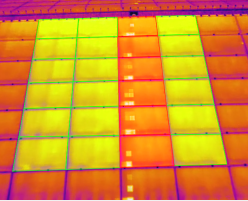
#> input picture hotspot3.png, 248 x 201 px
$ python hsvThresholding.py
#> lines starting #> are read from the running program, lines starting #| are printed output that depends on the picture; after the words box and inside, x2 and y2 are one past the last pixel; in counts of white or black regions, pixels touching at a corner belong together
import cv2 as cv
import numpy as np

def nothing(x):
    pass

cv.namedWindow("Tracking")
cv.createTrackbar('LH', 'Tracking', 0, 255, nothing)
#> slider 'LH' is set to 51
cv.createTrackbar('LS', 'Tracking', 0, 255, nothing)
#> slider 'LS' is set to 51
cv.createTrackbar('LV', 'Tracking', 0, 255, nothing)
#> slider 'LV' is set to 51
cv.createTrackbar('UH', 'Tracking', 255, 255, nothing)
cv.createTrackbar('US', 'Tracking', 255, 255, nothing)
cv.createTrackbar('UV', 'Tracking', 255, 255, nothing)

while True:
    frame = cv.imread('hotspot3.png')
#> frame is the input picture: shape (201, 248, 3); mean B, G, R 39.6, 144.3, 216.7

    hsv = cv.cvtColor(frame, cv.COLOR_BGR2HSV)
#> hsv: shape (201, 248, 3); mean H, S, V 43.8, 221.2, 223.1

    l_h = cv.getTrackbarPos('LH', 'Tracking')
    l_s = cv.getTrackbarPos('LS', 'Tracking')
    l_v = cv.getTrackbarPos('LV', 'Tracking')

    u_h = cv.getTrackbarPos('UH', 'Tracking')
    u_s = cv.getTrackbarPos('US', 'Tracking')
    u_v = cv.getTrackbarPos('UV', 'Tracking')

    l_thres = np.array([l_h, l_s, l_v])
    u_thres = np.array([u_h, u_s, u_v])

    mask = cv.inRange(hsv, l_thres, u_thres)
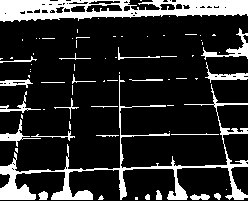
#> mask: shape (201, 248); 17.4% white; 72 white regions (49 under 20 px), largest, box (x1, y1, x2, y2) and area: (0, 0, 248, 22) 3378, (0, 75, 248, 200) 3135, (201, 28, 248, 60) 342

    result = cv.bitwise_and(frame, frame, mask=mask)
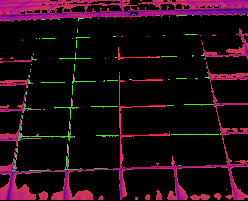
#> result: shape (201, 248, 3); mean B, G, R 18.2, 9.4, 30.5

    cv.imshow('Frame', frame)
    cv.imshow('mask', mask)
    cv.imshow('result', result)

    key = cv.waitKey(1)
#> (key Esc is pressed here)
    if key == 27: #tombol escape
        break

cv.destroyAllWindows()

$ run again, with hotspot1.png copied over hotspot3.png
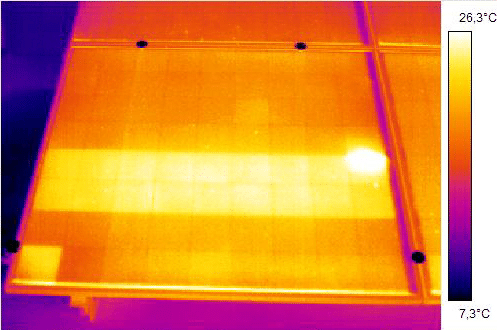
#> input picture hotspot1.png, 497 x 330 px
#> frame is the input picture: shape (330, 497, 3); mean B, G, R 63.6, 134.1, 221.1
#> hsv: shape (330, 497, 3); mean H, S, V 46, 212.5, 228.1
#> `mask = cv.inRange(hsv, l_thres, u_thres)`:
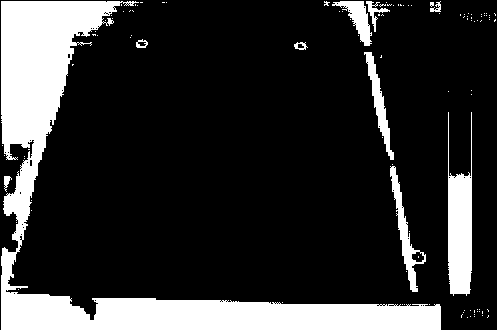
#> mask: shape (330, 497); 19.1% white; 108 white regions (98 under 20 px), largest, box (x1, y1, x2, y2) and area: (1, 1, 441, 330) 25232, (448, 112, 472, 296) 2910, (390, 166, 426, 292) 1059
#> `result = cv.bitwise_and(frame, frame, mask=mask)`:
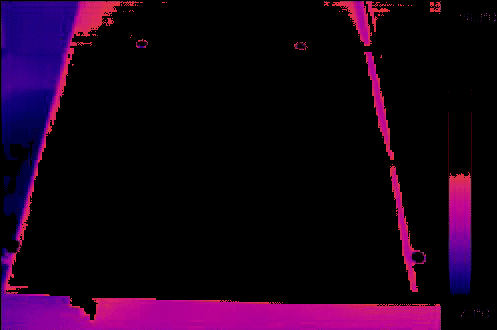
#> result: shape (330, 497, 3); mean B, G, R 24.1, 1.9, 24.4
